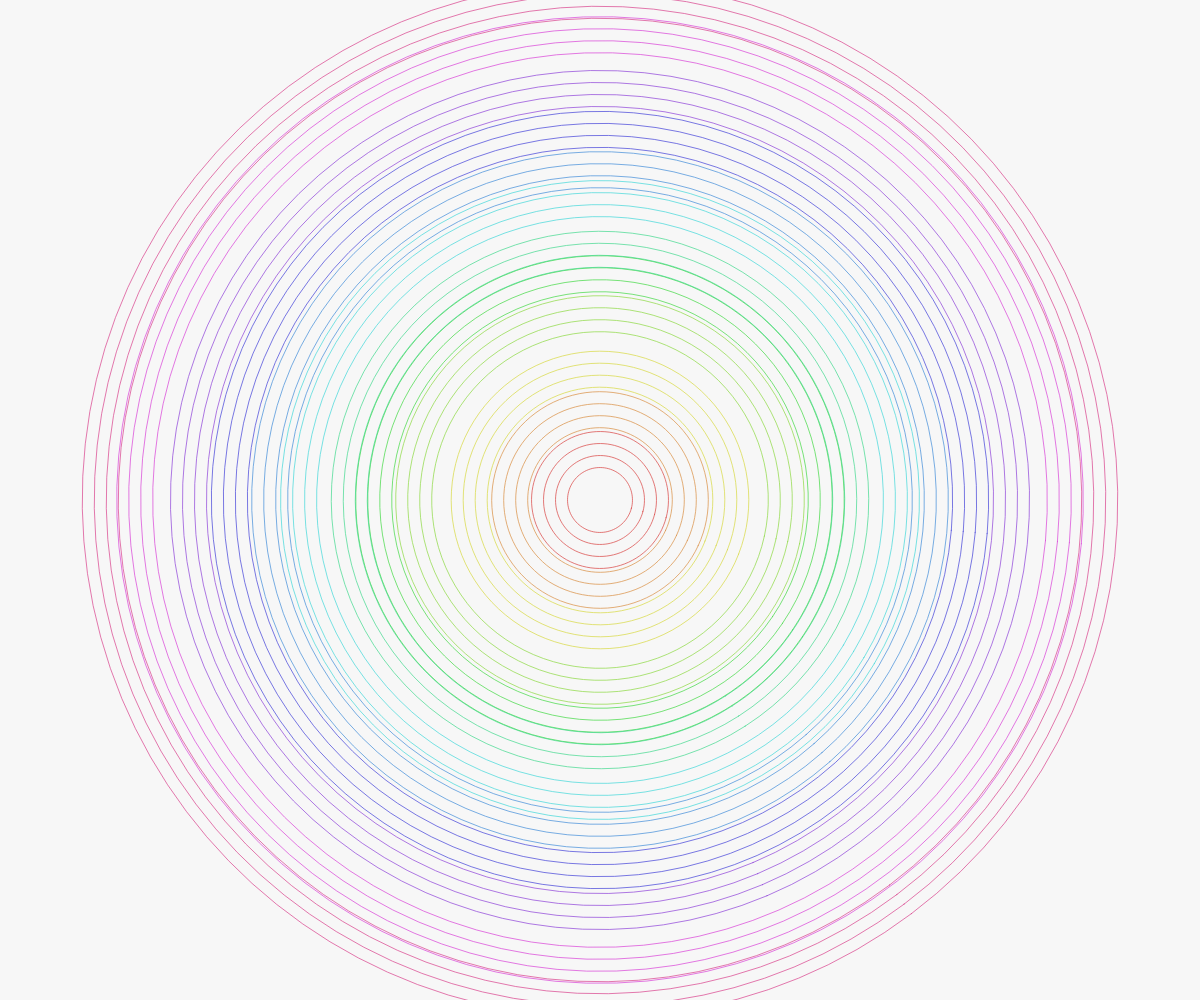
Frame 1 (no input)
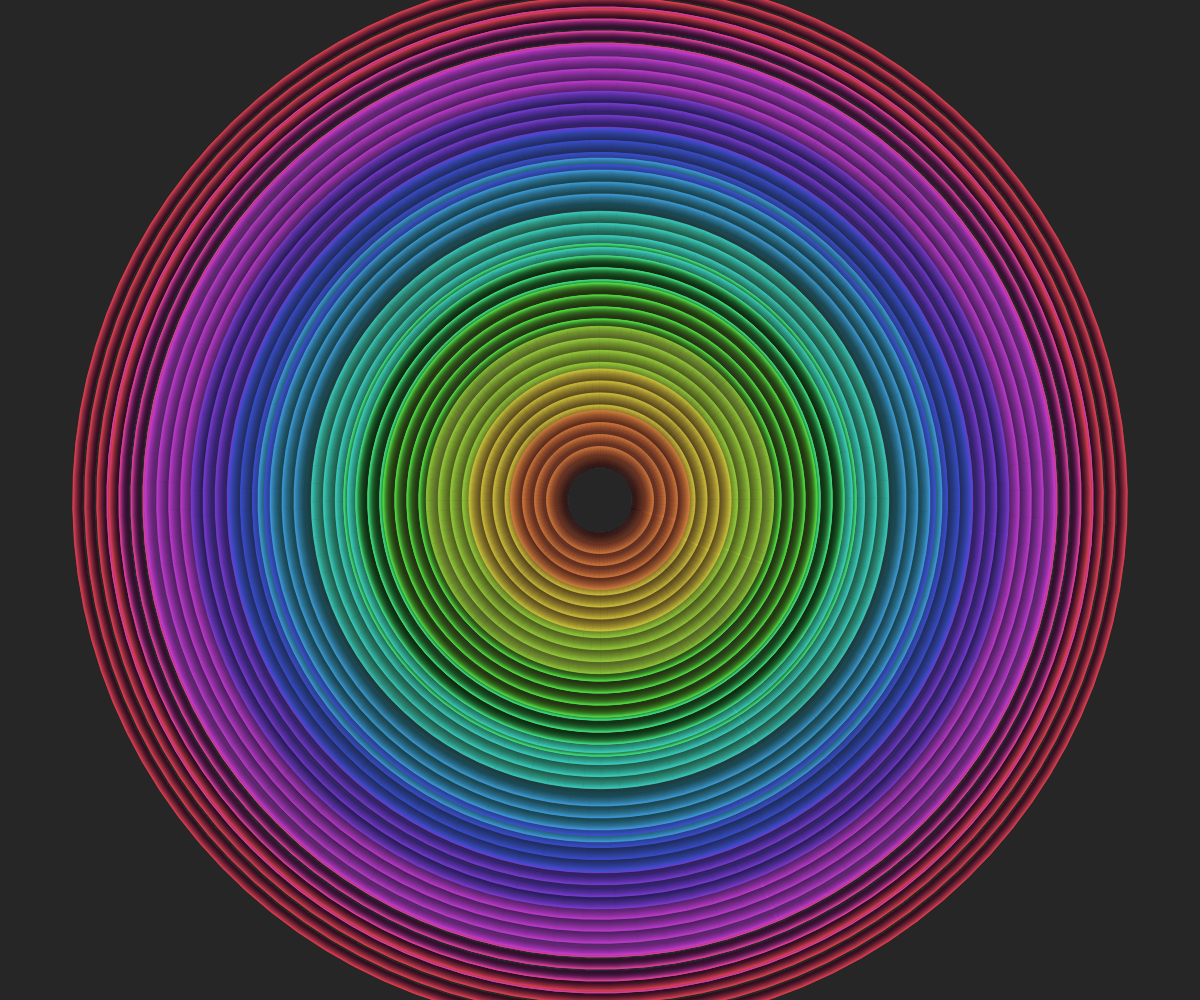
Frame 60 (no input)
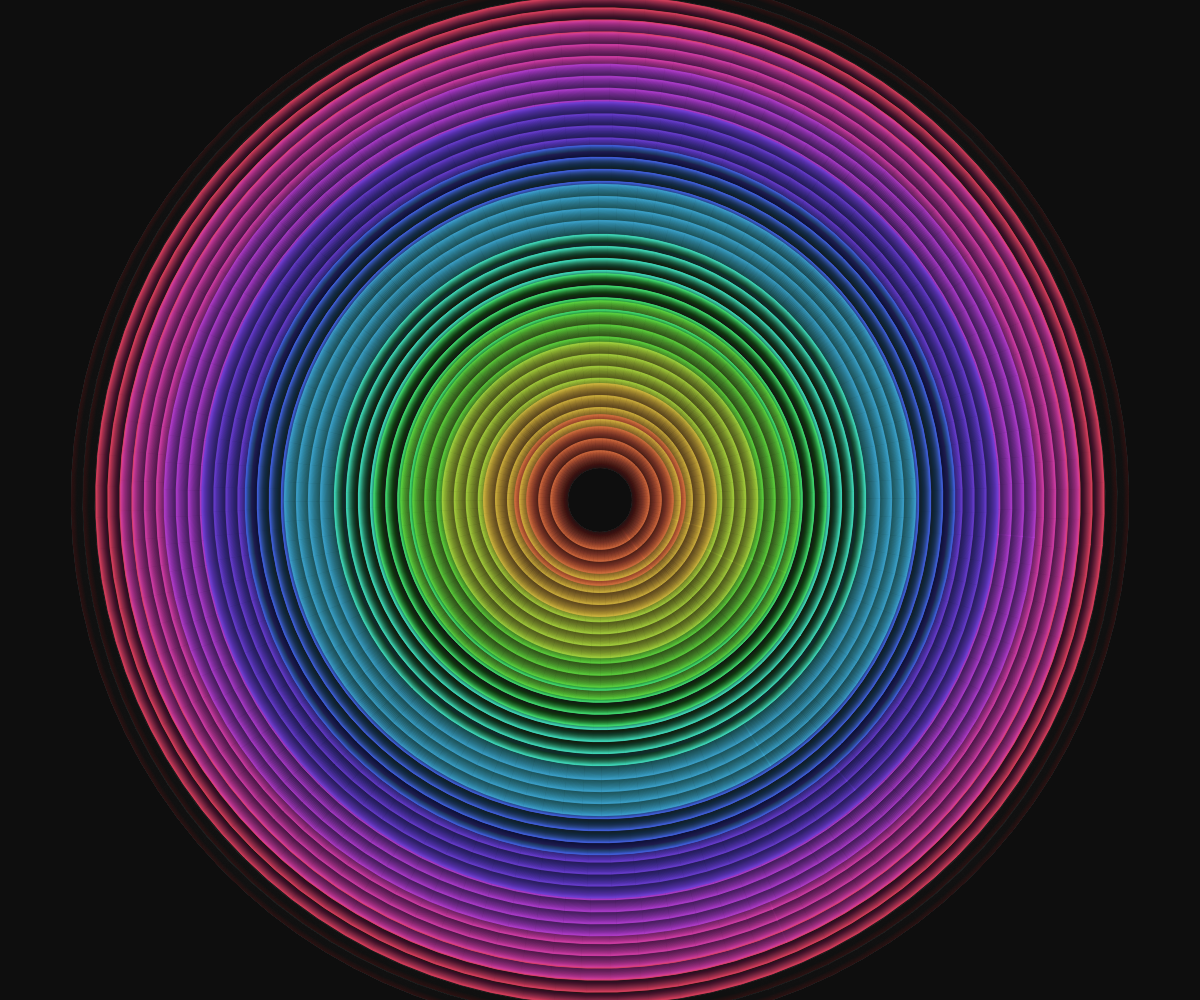
Frame 120 (the mouse pressed at the canvas centre since frame 60)

The p5.js sketch that drew these frames (run headless with seeded random() and noise() and a simulated clock; from frame 60 on, the mouse is pressed at the canvas centre):

// p5.js sketch
// ── sketch.js
let rings = [];
const numRings = 12;
const baseRadius = 40;
const maxRadius = 500;
const growthSpeed = 0.3;
const pulseSpeed = 0.02;

function setup() {
  createCanvas(windowWidth, windowHeight);
  colorMode(HSB, 360, 100, 100, 1);
  
  // Initialize rings with varying properties
  for (let i = 0; i < numRings; i++) {
    rings.push({
      radius: baseRadius + i * 40,
      speed: 0.002 + i * 0.0002,
      hueOffset: i * 30,
      phase: random(TWO_PI),
      angleOffset: random(TWO_PI)
    });
  }
}

function draw() {
  background(0, 0, 0, 0.03);
  
  const cx = width / 2;
  const cy = height / 2;
  
  // Draw each ring
  for (let i = 0; i < rings.length; i++) {
    const ring = rings[i];
    
    // Update radius with steady growth
    ring.radius += growthSpeed;
    
    // Reset radius when it goes beyond max
    if (ring.radius > maxRadius) {
      ring.radius = baseRadius;
    }
    
    // Add gentle pulsation
    const pulse = sin(frameCount * pulseSpeed + ring.phase) * 8;
    
    // Calculate hue with smooth shifting color cycle
    const hue = (frameCount * 0.4 + ring.hueOffset) % 360;
    
    // Draw multiple concentric circles per ring for depth
    stroke(hue, 70, 85, 0.7);
    noFill();
    
    const points = 100;
    const circleCount = 4;
    
    for (let j = 0; j < circleCount; j++) {
      const circleRadius = ring.radius + pulse + j * 12;
      
      beginShape();
      for (let a = 0; a < TWO_PI; a += TWO_PI / points) {
        // Apply gentle spiral offset
        const angle = a + ring.angleOffset * 0.2;
        const x = cx + cos(angle) * circleRadius;
        const y = cy + sin(angle) * circleRadius;
        vertex(x, y);
      }
      endShape(CLOSE);
    }
  }
}

function windowResized() {
  resizeCanvas(windowWidth, windowHeight);
}
